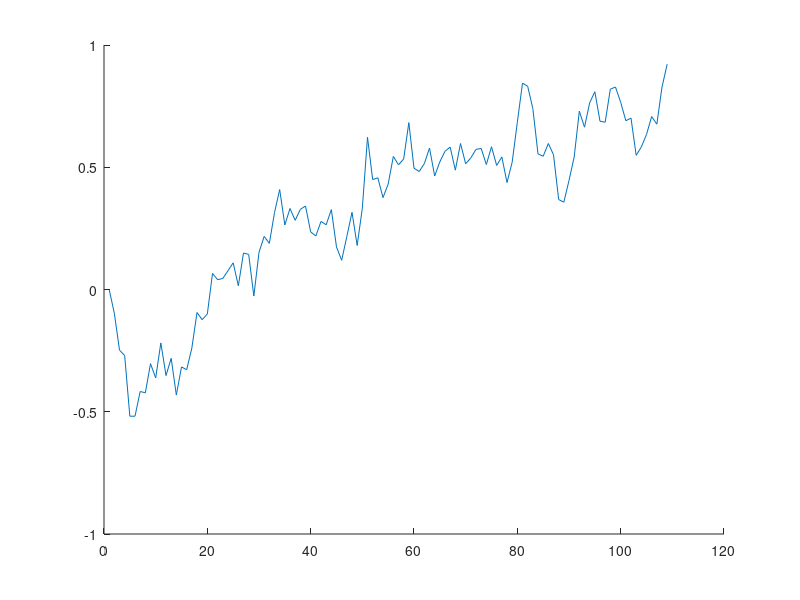

MATLAB code for this plot: (Note: this script raises an error after producing the figure.)
%% Define Parameters for Model
%%% Set
c=1; %noise
N=1000; %num trials
y01=0; %starting point
z1=0.4; %threshold
z2=0.9; %threshold for stimulus 2
T0=0.01; %non-decision time
dt=0.01; % time step
A = 0.5; % drift rate

i=1;
while  abs(y01(i))<z1
    r=randn(1);
    dW=sqrt(dt)*r;
    dy=A*dt+c*dW;
    y01(i+1)=y01(i)+dy;
    i=i+1;
end
y02=y01(end); %starting point for second stimulus

j=1;
while  abs(y02(j))<z2
    r=randn(1);
    dW2=sqrt(dt)*r;
    dy2=A*dt+c*dW2;
    y02(j+1)=y02(j)+dy2;
    j=j+1;
end

% concatanate the accumulated evidence to plot
dtmat = 1:1:(i+j);
alldata = cat(2,y01, y02);

hold on
plot(dtmat,alldata)
yline(z1)
yline(-z1)
yline(z2)
yline(-z2)
xline(i)
title('Evidence Accumulation for z1=0.4,z2=0.9,dt=0.01')
ylabel('Evidence Accumulation')
xlabel('Time Step')


%% Try the same thing with different threshold meanings
%%% So starting point for z2 will be 0
c=1; %noise
N=1000; %num trials
y01=0; %starting point
z1=0.4; %threshold
z2=0.9; %threshold for stimulus 2
T0=0.01; %non-decision time
dt=0.01; % time step
A = 0.5; % drift rate
i=1;
while  abs(y01(i))<z1
    r=randn(1);
    dW=sqrt(dt)*r;
    dy=A*dt+c*dW;
    y01(i+1)=y01(i)+dy;
    i=i+1;
end
y01(i+1) = 0;
y02=0; %starting point for second stimulus

j=1;
while  abs(y02(j))<z2
    r=randn(1);
    dW2=sqrt(dt)*r;
    dy2=A*dt+c*dW2;
    y02(j+1)=y02(j)+dy2;
    j=j+1;
end

% concatanate the accumulated evidence to plot
dtmat = 1:1:(i+j+1);
alldata = cat(2,y01, y02);

hold on
plot(dtmat,alldata)
yline(z1)
yline(-z1)
yline(z2)
yline(-z2)
xline(i)
title('Evidence Accumulation for z1=0.4,z2=0.9,dt=0.01')
ylabel('Evidence Accumulation')
xlabel('Time Step')

% Display only thresholds that matter
% Have a label/title that states whether decision was correct or not at
% each threshold

% define correctness - false positives?